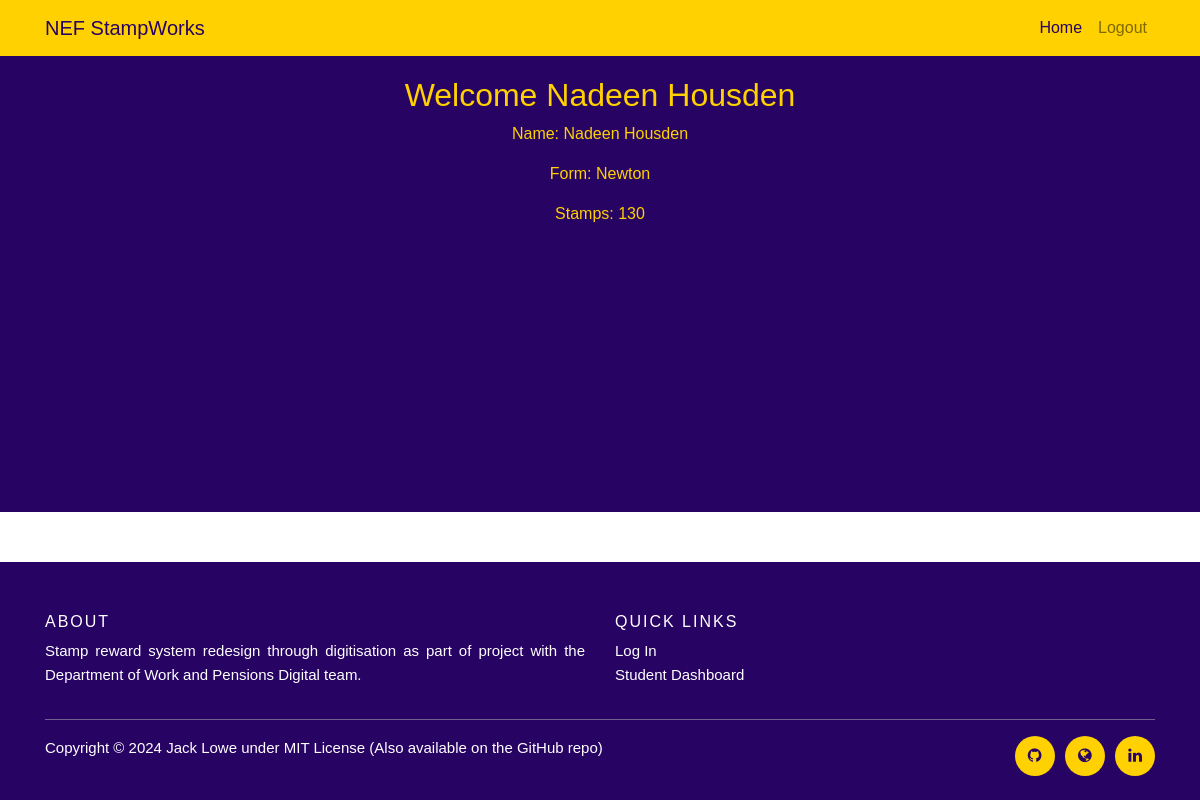
/student/dashboard (signed in), run on an earlier commit of the app's database.
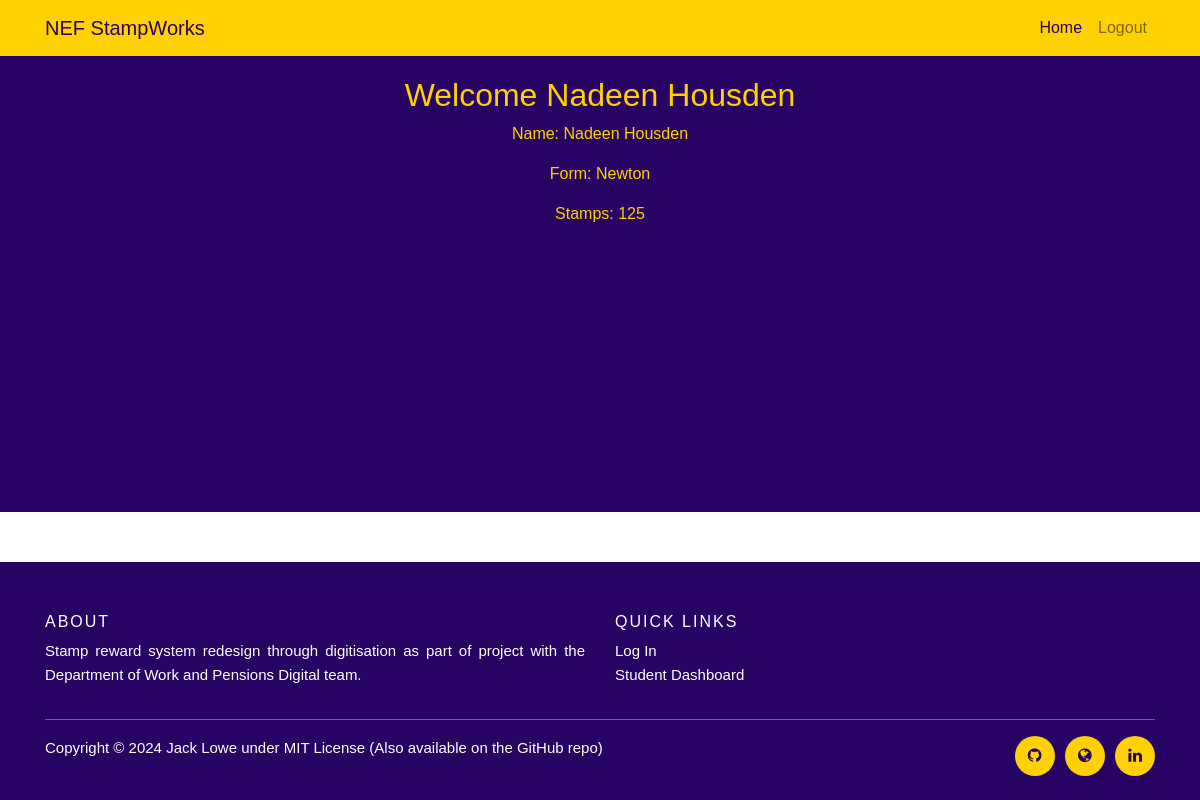
And on a later commit of the database.
### tables this page shows
CREATE TABLE students (
	name VARCHAR(50),
	form VARCHAR(7),
	stamps INT,
	emailpre VARCHAR(50),
	mainclass VARCHAR(6),
	password VARCHAR(50)
);

### app.py (the view)
@app.route('/student/dashboard')
def student_dashboard():
    if 'email' not in session or 'is_staff' not in session or session['is_staff']:
        return redirect(url_for('login'))
    email = session['email']
    student_info = get_student_info(email)
    return render_template('student_dashboard.html', student_info=student_info)

### databaseComms.py (called while the page is built)
def dbSelect():
    return "NEF.db"

def get_student_info(emailpre):
    conn = sqlite3.connect(dbSelect())
    c = conn.cursor()
    c.execute("SELECT name, form, stamps, emailpre, mainclass FROM students WHERE emailpre=?", (emailpre,))
    student_info = c.fetchone()
    conn.close()
    return student_info

### templates/student_dashboard.html (shortened to what this page needs)
<!DOCTYPE html>
<html lang="en">
<head>
    <link rel="stylesheet" href="https://maxcdn.bootstrapcdn.com/bootstrap/4.5.2/css/bootstrap.min.css">
    <link rel="stylesheet" href="{{ url_for('static', filename='css/styles.css') }}">
    <link rel="stylesheet" href="https://cdnjs.cloudflare.com/ajax/libs/font-awesome/4.7.0/css/font-awesome.min.css">
</head>
<body>
    <nav class="navbar sticky-top navbar-expand-lg navbar-light bg-light">
        <div class="container">
            <a class="navbar-brand" href="/">NEF StampWorks</a>
            <div class="collapse navbar-collapse" id="navbarSupportedContent">
                <ul class="navbar-nav ml-auto">
                    <li class="nav-item">
                        <a class="nav-link" href="/">Home</a>
                    </li>
                    <li>
                      <a class="nav-link" href="/logout">Logout</a>
                    </li>
                </ul>
            </div>
        </div>
    </nav>
    <div class="content">
    <h2>Welcome {{ student_info[0] }}</h2>
    <p>Name: {{ student_info[0] }}</p>
    <p>Form: {{ student_info[1] }}</p>
    <p>Stamps: {{ student_info[2] }}</p>
    </div>
    <footer class="site-footer">
        <div class="container">
          <div class="row">
            <div class="col-sm-12 col-md-6">
              <h6>About</h6>
              <p class="text-justify">Stamp reward system redesign through digitisation as part of project with the Department of Work and Pensions Digital team.</p>
            </div>
            <div class="col-xs-6 col-md-3">
              <h6>Quick Links</h6>
              <ul class="footer-links">
                <li><a href="/login">Log In</a></li>
                <li><a href="/student/dashboard">Student Dashboard</a></li>
              </ul>
            </div>
          </div>
          <hr>
        </div>
        <div class="container">
          <div class="row">
            <div class="col-md-8 col-sm-6 col-xs-12">
              <p class="copyright-text">Copyright &copy; 2024 <a href="https://github.com/Jack-Lowe-7/">Jack Lowe</a> under <a href="/license">MIT License</a> (Also available on the <a href="https://github.com/Jack-Lowe-7/DWP-Project">GitHub repo</a>)
              </p>
            </div>
            <div class="col-md-4 col-sm-6 col-xs-12">
              <ul class="social-icons">
                <li><a class="github" href="https://github.com/Jack-Lowe-7/"><i class="fa fa-github"></i></a></li>
                <li><a class="site" href="https://www.jacklowe.dev"><i class="	fa fa-globe"></i></a></li>
                <li><a class="linkedin" href="https://linkedin.com/in/jacklowe7/"><i class="fa fa-linkedin"></i></a></li>
              </ul>
            </div>
          </div>
        </div>
  </footer>
</body>
</html>

### static/css/styles.css (style rules this page uses)
html, body { height: 100%; }
body { font-family: 'NeueRegrade-Regular', Arial, sans-serif; display: flex; flex-direction: column; }
.content { flex: 1 0 auto; background-color: #270363; justify-content: center; text-align: center; color: #ffd100; padding-top: 20px; }
.site-footer { background-color:#270363; padding:45px 0 20px; font-size:15px; line-height:24px; color:#ffffff; margin-top: 50px; flex-shrink: 0; }
.site-footer hr { border-top-color:#bbb; opacity:0.5 }
.site-footer h6 { color:#fff; font-size:16px; text-transform:uppercase; margin-top:5px; letter-spacing:2px }
.site-footer a { color:#ffffff; }
.footer-links { padding-left:0; list-style:none }
.footer-links li { display:block }
.footer-links a { color:#ffffff }
.site-footer .social-icons { text-align:right }
.site-footer .social-icons a { width:40px; height:40px; line-height:40px; margin-left:6px; margin-right:0; border-radius:100%; background-color:#ffd100 }
.copyright-text { margin:0 }
.social-icons { padding-left:0; margin-bottom:0; list-style:none }
.social-icons li { display:inline-block; margin-bottom:4px }
.social-icons a { background-color:#eceeef; color:#270363; font-size:16px; display:inline-block; line-height:44px; width:44px; height:44px; text-align:center; margin-right:8px; border-radius:100%; -webkit-transition:all .2s linear; -o-transition:all .2s linear; transition:all .2s linear }
.navbar { background-color: #ffd100 !important; }
.nav-item a { color: #270363 !important; }
.navbar-brand { color: #270363 !important; }

What changed in the data, as far as the page shows it:
changed students "Nadeen Housden": stamps "130" → "125"
